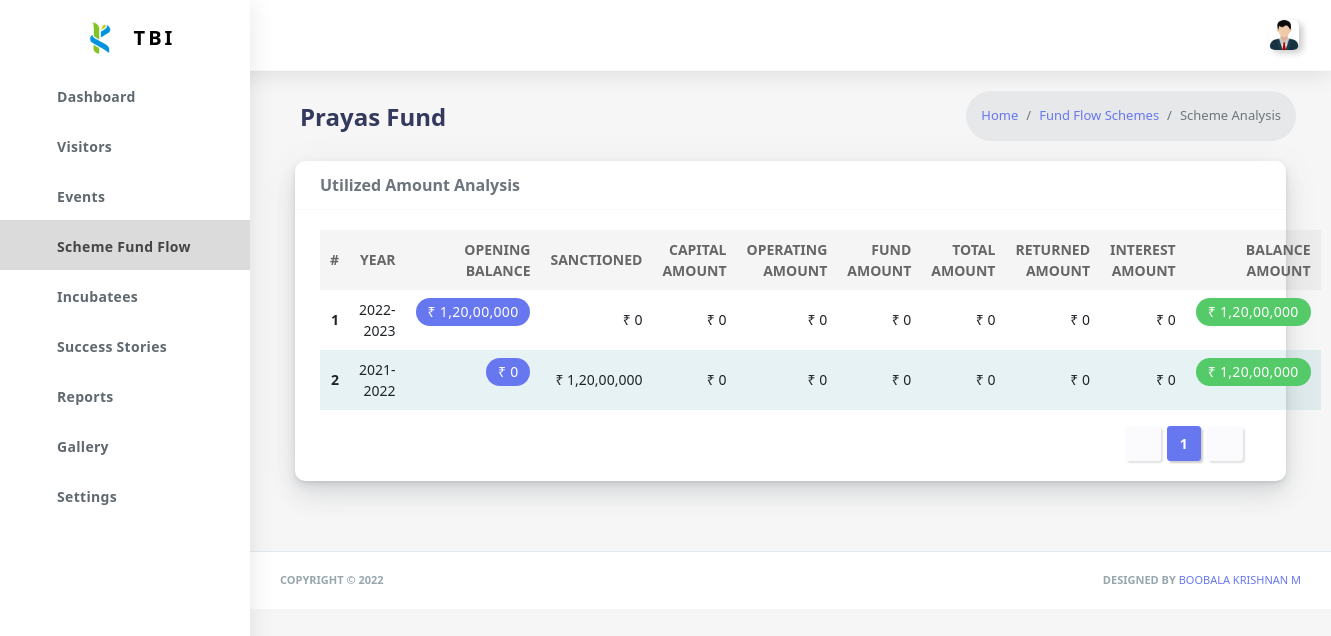
/utilization_Analysis/Prayas Fund/1 (signed in), run on the app's committed database.
### Users/models.py (models this page shows, shortened)
class FundLog(models.Model):
    financialYear = models.ForeignKey(FinancialYear, on_delete=models.CASCADE)
    schemeName = models.ForeignKey(Schemes, on_delete=models.CASCADE)
    sanctionedAmt = models.CharField(max_length=20,
        validators = [validators['numbers']],
        verbose_name='Sanctioned Amount'
    )
    date = models.DateField(
        verbose_name="Sanctioned Date",
        default=django.utils.timezone.now,
    )

class FinancialYear(models.Model):
    financialYear = models.CharField(
        max_length=12,
        validators=[
            RegexValidator(
                regex='^[0-9-]*$',
                message='Financial Year must be in the format YYYY-YYYY',
                code='invalid_username'
            ),
        ],
        verbose_name='Financial Year',
        primary_key=True,
    )

### Users/views.py (the view)
# urls.py: path('utilization_Analysis/<str:name>/<int:pagination>',views.utilization_Analysis,name = 'utilization_Analysis'),
@login_required(login_url='/login/')
def utilization_Analysis(request,name,pagination = 1):
    years = list(FinancialYear.objects.all().order_by('financialYear').values())
    pagination_list = [i for i in range(1,(len(years)//8)+2)]
    opening = 0
    for i in years:
        fundUtilization = FundUtilization.objects.filter(financialYear = i['financialYear'],scheme = name).values()
        fund = aggregate_Amount(fundUtilization,['capitalAmount','operatingAmount','fundAmount','returnedAmt','interestAmt'])
        i['opening'] = opening
        i['sanctioned'] = is_Empty(FundLog.objects.filter(financialYear = i['financialYear'], schemeName = name).values('sanctionedAmt'),'sanctionedAmt')
        i['pg'] = fund[0]
        i['oe'] = fund[1]
        i['fab'] = fund[2]
        i['returned'] = fund[3]
        i['interest'] = fund[4]
        i['total'] = getSum(fund)
        i['closing'] = currencySeparator(getAmount(i['opening']) + getAmount(i['sanctioned']) - getAmount(i['total']))
        opening = i['closing']
    years = sorted(years, key= lambda i:i['financialYear'],reverse=True)
    if pagination == 1:
        years = years[:8]
    else:
        start = (pagination-1) * 8
        years = years[start:start+8]
    return render(request, 'utilization_Analysis.html', {
        "years":years,
        "schemeName":name,
        "pagination":pagination_list,
        "active_page":pagination,
    })

### Users/functions.py (called while the page is built)
def currencySeparator(value):
    if(value == None):
        return 0
    amt = ''
    value = str(int(value))
    if len(value) > 3:
        temp = len(value)-5
        for i in range(len(value)-4, -1, -1):
            if i == temp:
                amt += value[i] + ','
                temp -= 2
            else:
                amt += value[i]
        amt = amt[::-1] + ',' + value[-3:]
    else:
        amt = str(value)
    return amt[1:] if amt[0] == ',' else amt

def getAmount(value):
    try:
        return int((value).replace(",",""))
    except:
        return 0

def is_Empty(object,value):
    try:
        return object[0][value]
    except:
        return 0

def aggregate_Amount(object, list_values):
    output_values = []
    for i in list_values:
        sum = 0
        for j in object:
            sum += getAmount(j[i])
        output_values.append(currencySeparator(sum))
    return output_values

def getSum(list_values):
    sum = 0
    for i in list_values:
        sum += getAmount(i)
    return currencySeparator(sum)

### Users/models.py (called while the page is built)
def currencySeparator(value):
    if(value == None):
        return 0
    amt = ''
    try:
        value = str(int(value))
    except:
        value = str(getAmount(value))
    if len(value) > 3:
        temp = len(value)-5
        for i in range(len(value)-4, -1, -1):
            if i == temp:
                amt += value[i] + ','
                temp -= 2
            else:
                amt += value[i]
        amt = amt[::-1] + ',' + value[-3:]
    else:
        amt = str(value)
    return amt[1:] if amt[0] == ',' else amt

### Front End/Templates/Fund Flow/utilization_Analysis.html (shortened to what this page needs)
{% extends "body.html" %}
{% load crispy_forms_tags %}
{% load static %}
{% block content %}
<div class="main-content">
    <section class="section">
    <div class="section-header">
        <div class="col">
            <h1>{{ schemeName }}</h1>
        </div>
        <div class="section-header-breadcrumb">
            <div class="breadcrumb-item active"><a href="{% url 'home' %}">Home</a></div>
            <div class="breadcrumb-item"><a href="{% url 'fundflow' %}">Fund Flow Schemes</a></div>
            <div class="breadcrumb-item">Scheme Analysis</div>
        </div>
    </div>
    <div class="row">
        <div class="col-12 col-md-12 col-lg-12">
            <div class="d-flex justify-content-center">
                <div class="col-12 col-md-12 col-lg-12">
                    <div class="card">
                        <div class="card-header">
                            <h4>Utilized Amount Analysis</h4>
                        </div>
                        <div class="card-body">
                            <table class="table text-right table-striped ">
                                <thead class="thead-dark">
                                    <th>#</th>
                                    <th>YEAR</th>
                                    <th>OPENING BALANCE</th>
                                    <th>SANCTIONED</th>
                                    <th>CAPITAL AMOUNT</th>
                                    <th>OPERATING AMOUNT</th>
                                    <th>FUND AMOUNT</th>
                                    <th>TOTAL AMOUNT</th>
                                    <th>RETURNED AMOUNT</th>
                                    <th>INTEREST AMOUNT</th>
                                    <th>BALANCE AMOUNT</th>
                                </thead>
                                <tbody>
                                    {% for i in years %}
                                    <tr>
                                        <th>{{ forloop.counter }}</th>
                                        <td>{{ i.financialYear }}</td>
                                        <td class="text-right"><p class="badge badge-primary">₹ {{ i.opening }}</p> </td>
                                        <td class="text-right ">₹ {{ i.sanctioned }}</td>
                                        <td class="text-right ">₹ {{ i.pg }}</td>
                                        <td class="text-right ">₹ {{ i.oe }}</td>
                                        <td class="text-right ">₹ {{ i.fab }}</td>
                                        <td class="text-right ">₹ {{ i.total }}</td>
                                        <td class="text-right ">₹ {{ i.returned }}</td>
                                        <td class="text-right ">₹ {{ i.interest }}</td>
                                        <td class="text-right "><p class="badge badge-success">₹ {{ i.closing }}</p></td>
                                    </tr>
                                    {% endfor %}
                                </tbody>
                            </table>
                            <tfoot class="text-right">
                                <nav class="d-flex justify-content-end col-12">
                                  <ul class="pagination mb-0">
                                    <li class="page-item {% if active_page == 1 %} disabled {% endif %}">
                                        <a class="page-link" href="{% url 'disbursement_Analysis' name=schemeName pagination=active_page|add:-1 %}" tabindex="-1"><i class="fas fa-chevron-left"></i></a>
                                    </li>
                                    {% for i in pagination %}
                                    <li class="page-item {% if active_page == i %} active {% endif %}">
                                        <a class="page-link" href="{% url 'disbursement_Analysis' name=schemeName pagination=i %}">{{ i }} <span class="sr-only">(current)</span></a>
                                    </li>
                                    {% endfor %}
                                    <li class="page-item {% if pagination|length == active_page %} disabled {% endif %} ">
                                        <a class="page-link" href="{% url 'disbursement_Analysis' name=schemeName pagination=active_page|add:1 %}"><i class="fas fa-chevron-right"></i></a>
                                    </li>
                                  </ul>
                                </nav>
                            </tfoot>
                        </div>
                    </div>
                </div>
            </div>
        </div>
    </div>
    </section>
</div>
{% endblock content %}

### Front End/CSS/custom.css (style rules this page uses)
.badge { font-size: inherit !important; }

### data on the page
FundLog: schemeName "Prayas Fund"
FinancialYear: financialYear "2022-2023", opening "1,20,00,000", sanctioned "0", pg "0", oe "0", fab "0", total "0", returned "0", interest "0", closing "1,20,00,000"
FinancialYear: financialYear "2021-2022", opening "0", sanctioned "1,20,00,000", pg "0", oe "0", fab "0", total "0", returned "0", interest "0", closing "1,20,00,000"

### other printed values
{{ i }} "1"
